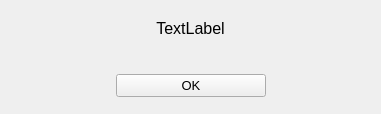
<?xml version="1.0" encoding="UTF-8"?>
<ui version="4.0">
 <class>popup</class>
 <widget class="QWidget" name="popup">
  <property name="geometry">
   <rect>
    <x>0</x>
    <y>0</y>
    <width>381</width>
    <height>114</height>
   </rect>
  </property>
  <property name="windowTitle">
   <string>Popup</string>
  </property>
  <layout class="QVBoxLayout" name="verticalLayout">
   <property name="spacing">
    <number>0</number>
   </property>
   <property name="leftMargin">
    <number>0</number>
   </property>
   <property name="topMargin">
    <number>0</number>
   </property>
   <property name="rightMargin">
    <number>0</number>
   </property>
   <property name="bottomMargin">
    <number>0</number>
   </property>
   <item>
    <widget class="QLabel" name="label">
     <property name="font">
      <font>
       <pointsize>12</pointsize>
      </font>
     </property>
     <property name="text">
      <string>TextLabel</string>
     </property>
     <property name="alignment">
      <set>Qt::AlignmentFlag::AlignCenter</set>
     </property>
    </widget>
   </item>
   <item>
    <widget class="QFrame" name="frame">
     <property name="frameShape">
      <enum>QFrame::Shape::NoFrame</enum>
     </property>
     <property name="frameShadow">
      <enum>QFrame::Shadow::Raised</enum>
     </property>
     <layout class="QHBoxLayout" name="horizontalLayout">
      <property name="spacing">
       <number>0</number>
      </property>
      <property name="leftMargin">
       <number>0</number>
      </property>
      <property name="topMargin">
       <number>0</number>
      </property>
      <property name="rightMargin">
       <number>0</number>
      </property>
      <property name="bottomMargin">
       <number>0</number>
      </property>
      <item>
       <spacer name="horizontalSpacer">
        <property name="orientation">
         <enum>Qt::Orientation::Horizontal</enum>
        </property>
        <property name="sizeHint" stdset="0">
         <size>
          <width>40</width>
          <height>20</height>
         </size>
        </property>
       </spacer>
      </item>
      <item>
       <widget class="QPushButton" name="pushButton">
        <property name="minimumSize">
         <size>
          <width>150</width>
          <height>0</height>
         </size>
        </property>
        <property name="maximumSize">
         <size>
          <width>16777215</width>
          <height>16777215</height>
         </size>
        </property>
        <property name="font">
         <font>
          <pointsize>10</pointsize>
         </font>
        </property>
        <property name="text">
         <string>OK</string>
        </property>
        <property name="icon">
         <iconset resource="assets.qrc">
          <normaloff>:/icons/Asstes/Icons/icons8-forward-100.png</normaloff>:/icons/Asstes/Icons/icons8-forward-100.png</iconset>
        </property>
        <property name="iconSize">
         <size>
          <width>25</width>
          <height>25</height>
         </size>
        </property>
       </widget>
      </item>
      <item>
       <spacer name="horizontalSpacer_2">
        <property name="orientation">
         <enum>Qt::Orientation::Horizontal</enum>
        </property>
        <property name="sizeHint" stdset="0">
         <size>
          <width>40</width>
          <height>20</height>
         </size>
        </property>
       </spacer>
      </item>
     </layout>
    </widget>
   </item>
  </layout>
 </widget>
 <resources>
  <include location="assets.qrc"/>
 </resources>
 <connections>
  <connection>
   <sender>pushButton</sender>
   <signal>clicked()</signal>
   <receiver>popup</receiver>
   <slot>close()</slot>
   <hints>
    <hint type="sourcelabel">
     <x>209</x>
     <y>80</y>
    </hint>
    <hint type="destinationlabel">
     <x>415</x>
     <y>65</y>
    </hint>
   </hints>
  </connection>
 </connections>
</ui>
